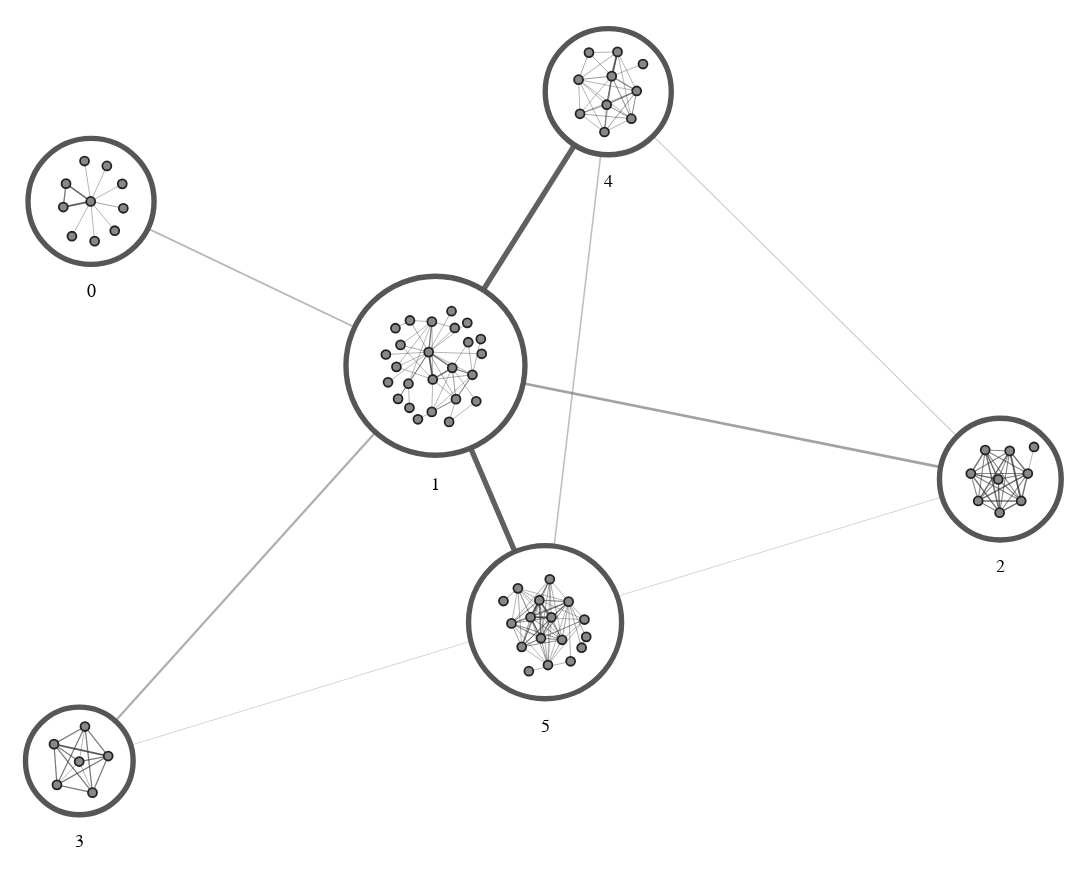

Notebook code for this chart:
### Markdown cell above
First, plot using a force-based layout. This mostly results in nice group-level layouts, especially when the number of nodes isn't particularly large.

### Code cell
combo_chart(
    layout_fn=lambda g: layout.force_atlas(
        g,
        weight_attr="weight",
        strongGravityMode=True,
        outboundAttractionDistribution=False,
        gravity=5,
        seed=seed,
    ),
)
